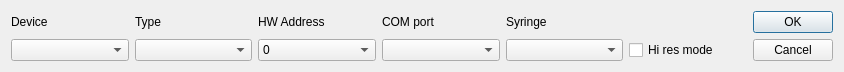
<?xml version="1.0" encoding="UTF-8"?>
<ui version="4.0">
 <class>DialogAddDevice</class>
 <widget class="QDialog" name="DialogAddDevice">
  <property name="geometry">
   <rect>
    <x>0</x>
    <y>0</y>
    <width>844</width>
    <height>72</height>
   </rect>
  </property>
  <property name="windowTitle">
   <string>Add Device</string>
  </property>
  <layout class="QGridLayout" name="gridLayout">
   <item row="0" column="0">
    <widget class="QLabel" name="labelDevice">
     <property name="text">
      <string>Device</string>
     </property>
    </widget>
   </item>
   <item row="0" column="1">
    <widget class="QLabel" name="labelType">
     <property name="text">
      <string>Type</string>
     </property>
    </widget>
   </item>
   <item row="0" column="2">
    <widget class="QLabel" name="labelHWaddress">
     <property name="text">
      <string>HW Address</string>
     </property>
    </widget>
   </item>
   <item row="0" column="3">
    <widget class="QLabel" name="labelComPort">
     <property name="text">
      <string>COM port</string>
     </property>
    </widget>
   </item>
   <item row="0" column="4">
    <widget class="QLabel" name="labelSyringe">
     <property name="text">
      <string>Syringe</string>
     </property>
    </widget>
   </item>
   <item row="0" column="6" rowspan="2">
    <widget class="QDialogButtonBox" name="buttonBox">
     <property name="orientation">
      <enum>Qt::Vertical</enum>
     </property>
     <property name="standardButtons">
      <set>QDialogButtonBox::Cancel|QDialogButtonBox::Ok</set>
     </property>
    </widget>
   </item>
   <item row="1" column="0">
    <widget class="QComboBox" name="comboBoxDevice">
     <property name="currentText">
      <string extracomment="select"/>
     </property>
     <property name="currentIndex">
      <number>-1</number>
     </property>
     <item>
      <property name="text">
       <string>PSD/4</string>
      </property>
     </item>
     <item>
      <property name="text">
       <string>PSD/6</string>
      </property>
     </item>
     <item>
      <property name="text">
       <string>MVP/4</string>
      </property>
     </item>
    </widget>
   </item>
   <item row="1" column="1">
    <widget class="QComboBox" name="comboBoxDeviceType"/>
   </item>
   <item row="1" column="2">
    <widget class="QComboBox" name="comboBoxHWaddress">
     <item>
      <property name="text">
       <string>0</string>
      </property>
     </item>
     <item>
      <property name="text">
       <string>1</string>
      </property>
     </item>
     <item>
      <property name="text">
       <string>2</string>
      </property>
     </item>
     <item>
      <property name="text">
       <string>3</string>
      </property>
     </item>
     <item>
      <property name="text">
       <string>4</string>
      </property>
     </item>
     <item>
      <property name="text">
       <string>5</string>
      </property>
     </item>
     <item>
      <property name="text">
       <string>6</string>
      </property>
     </item>
     <item>
      <property name="text">
       <string>7</string>
      </property>
     </item>
     <item>
      <property name="text">
       <string>8</string>
      </property>
     </item>
     <item>
      <property name="text">
       <string>9</string>
      </property>
     </item>
     <item>
      <property name="text">
       <string>A</string>
      </property>
     </item>
     <item>
      <property name="text">
       <string>B</string>
      </property>
     </item>
     <item>
      <property name="text">
       <string>C</string>
      </property>
     </item>
     <item>
      <property name="text">
       <string>D</string>
      </property>
     </item>
     <item>
      <property name="text">
       <string>E</string>
      </property>
     </item>
     <item>
      <property name="text">
       <string>F</string>
      </property>
     </item>
    </widget>
   </item>
   <item row="1" column="3">
    <widget class="QComboBox" name="comboBoxCOMport"/>
   </item>
   <item row="1" column="4">
    <widget class="QComboBox" name="comboBoxSyringe"/>
   </item>
   <item row="1" column="5">
    <widget class="QCheckBox" name="checkBoxHiRes">
     <property name="text">
      <string>Hi res mode</string>
     </property>
    </widget>
   </item>
  </layout>
 </widget>
 <resources/>
 <connections>
  <connection>
   <sender>buttonBox</sender>
   <signal>accepted()</signal>
   <receiver>DialogAddDevice</receiver>
   <slot>accept()</slot>
   <hints>
    <hint type="sourcelabel">
     <x>248</x>
     <y>254</y>
    </hint>
    <hint type="destinationlabel">
     <x>157</x>
     <y>274</y>
    </hint>
   </hints>
  </connection>
  <connection>
   <sender>buttonBox</sender>
   <signal>rejected()</signal>
   <receiver>DialogAddDevice</receiver>
   <slot>reject()</slot>
   <hints>
    <hint type="sourcelabel">
     <x>316</x>
     <y>260</y>
    </hint>
    <hint type="destinationlabel">
     <x>286</x>
     <y>274</y>
    </hint>
   </hints>
  </connection>
 </connections>
</ui>
